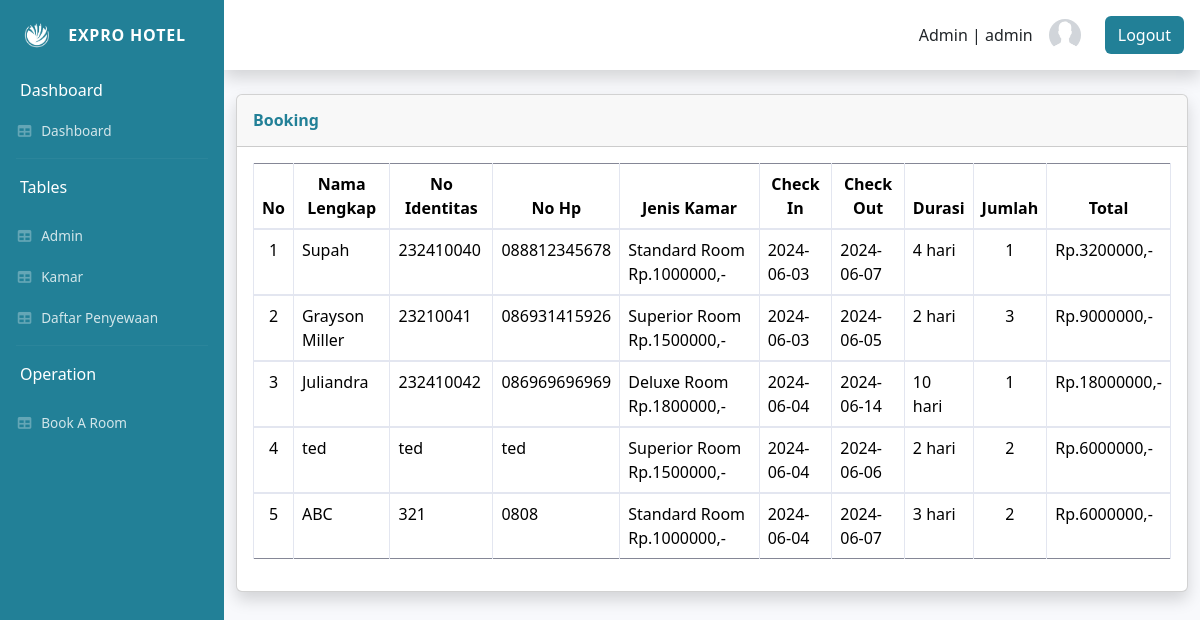
Screenshot of /booking/index.php (signed in) with the database file from the repository.
### tables this page shows
CREATE TABLE `sewa` (
  `id_sewa` int(37) NOT NULL,
  `room_id` int(37) NOT NULL,
  `name` varchar(100) NOT NULL,
  `checkin` date NOT NULL,
  `checkout` date NOT NULL,
  `durasi` int(100) NOT NULL,
  `identitas` varchar(36) NOT NULL,
  `no_hp` varchar(12) NOT NULL,
  `jumlah` int(100) NOT NULL,
  `total_harga` int(100) NOT NULL
);

CREATE TABLE `kamar` (
  `room_id` int(37) NOT NULL,
  `room_type` varchar(50) NOT NULL,
  `price` int(100) NOT NULL,
  `description` varchar(255) NOT NULL
);

### booking/index.php (the view, shortened to what this page needs)
<?php
    include "../connection.php";
?>
<!DOCTYPE html>
<html lang="en">
<head>
    <link href="../vendor/fontawesome-free/css/all.min.css" rel="stylesheet" type="text/css">
    <link href="../css/sb-admin-2.min.css" rel="stylesheet">
    <link href="../vendor/datatables/dataTables.bootstrap4.min.css" rel="stylesheet">
</head>
<body id="page-top">
    <div id="wrapper">
        <div id="content-wrapper" class="d-flex flex-column">
            <div id="content">
               <?php include "navbar.php" ?>
                <div class="container-fluid">
                    <div class="card shadow mb-4">
                        <div class="card-header py-3">
                            <h6 class="m-0 font-weight-bold" style="color: rgb(34, 128, 151);">Booking</h6>
                        </div>
                        <div class="card-body">
                            <div class="table-responsive">
                                <table class="table table-bordered">
                                    <thead class="text-center">
                                        <tr>
                                            <th>No</th>
                                            <th>Nama Lengkap</th>
                                            <th>No Identitas</th>
                                            <th>No Hp</th>
                                            <th>Jenis Kamar</th>
                                            <th>Check In</th>
                                            <th>Check Out</th>
                                            <th style="width: 7%;">Durasi</th>
                                            <th>Jumlah</th>
                                            <th>Total</th>
                                        </tr>
                                    </thead>
                                    <?php
                                        $get_data = "SELECT name, identitas, no_hp, room_type, price, checkin, checkout, durasi, jumlah, total_harga FROM kamar INNER JOIN sewa WHERE kamar.room_id=sewa.room_id";
                                        $result = $connect->query($get_data);
                                        $no = 1;
                                        foreach($result as $row){
                                    ?>
                                    <tbody>
                                        <tr>
                                            <td class="text-center"><?= $no++ ?></td>
                                            <td><?= $row["name"] ?></td>
                                            <td><?= $row["identitas"] ?></td>
                                            <td><?= $row["no_hp"] ?></td>
                                            <td><?= $row["room_type"]." Rp.".$row["price"] ?>,-</td>
                                            <td><?= $row["checkin"] ?></td>
                                            <td><?= $row["checkout"] ?></td>
                                            <td><?= $row["durasi"] ?> hari</td>
                                            <td class="text-center"><?= $row["jumlah"] ?></td>
                                            <td>Rp.<?= $row["total_harga"] ?>,-</td>
                                        </tr>
                                        <?php
                                        }
                                        ?>
                                    </tbody>
                                </table>
                            </div>
                        </div>
                    </div>
                </div>
            </div>
        </div>
    </div>
</body>
</html>

### connection.php (shortened to what this page needs)
<!DOCTYPE html>
<html lang="en">
<head>
   <link href="https://cdn.jsdelivr.net/npm/bootstrap@5.3.3/dist/css/bootstrap.min.css" rel="stylesheet">
</head>
<body>
</body>
</html>

### booking/navbar.php (shortened to what this page needs)
<?php
    include "../connection.php";
        ?>
<!DOCTYPE html>
<html lang="en">
<head>
</head>
<body>
<nav class="navbar navbar-expand navbar-light topbar mb-4 static-top shadow" style="background-color: rgb(255, 255, 255)">
<ul class="navbar-nav ml-auto">
    <li class="nav-item dropdown no-arrow me-3">
        <a class="nav-link dropdown-toggle" href="#" id="userDropdown" role="button"
            data-toggle="dropdown" aria-haspopup="true" aria-expanded="false">
            <span class="me-3 d-none d-lg-inline text-dark">Admin | <?=$_SESSION["username"]?></span>
            <img class="img-profile rounded-circle" src="../assets/l60Hf.png">
        </a>
    </li>
    <li class="d-flex align-items-center me-3">
        <form method="POST">
            <input type="submit" name="logout" value="Logout" class="btn btn-logout">
        </form>
    </li>
</ul>
</nav>
</body>
</html>

### booking/navbar.php (style rules this page uses)
.btn-logout { background-color: rgb(34, 128, 151); color: white; font-weight: 500; }

### rows the page displays
sewa: name "Supah", identitas "232410040", no_hp "088812345678", room.room_type "Standard Room", room.price "1000000", checkin "2024-06-03", checkout "2024-06-07", durasi "4", jumlah "1", total_harga "3200000"
sewa: name "Grayson Miller", identitas "23210041", no_hp "086931415926", room.room_type "Superior Room", room.price "1500000", checkin "2024-06-03", checkout "2024-06-05", durasi "2", jumlah "3", total_harga "9000000"
sewa: name "Juliandra", identitas "232410042", no_hp "086969696969", room.room_type "Deluxe Room", room.price "1800000", checkin "2024-06-04", checkout "2024-06-14", durasi "10", jumlah "1", total_harga "18000000"
sewa: name "ted", identitas "ted", no_hp "ted", room.room_type "Superior Room", room.price "1500000", checkin "2024-06-04", checkout "2024-06-06", durasi "2", jumlah "2", total_harga "6000000"
sewa: name "ABC", identitas "321", no_hp "0808", room.room_type "Standard Room", room.price "1000000", checkin "2024-06-04", checkout "2024-06-07", durasi "3", jumlah "2", total_harga "6000000"

### other values shown
$_SESSION["username"] "admin"
